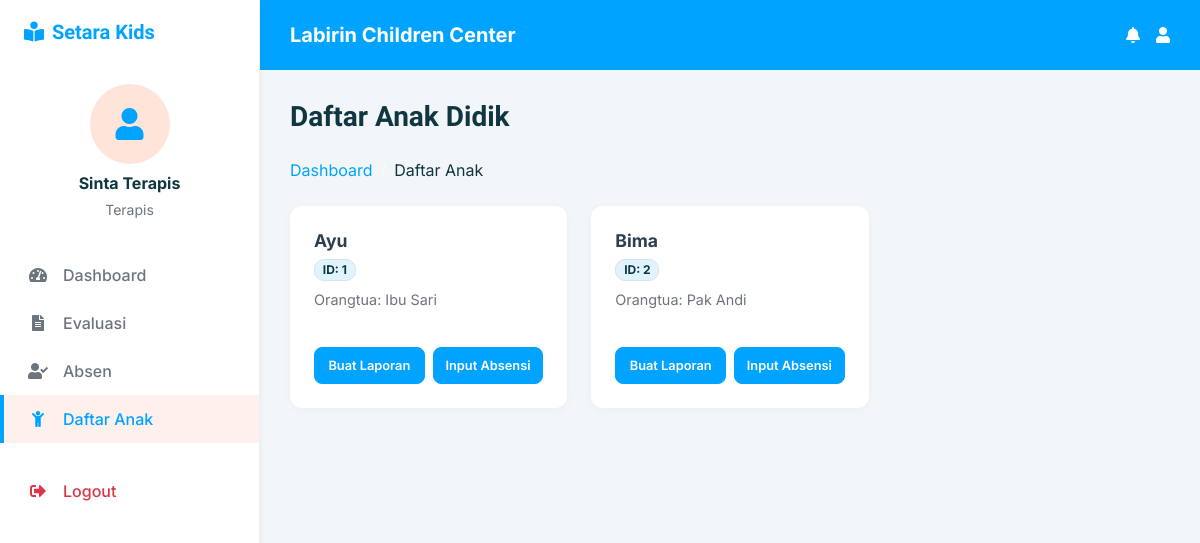
Screenshot of /terapis/daftar_anak.php (signed in) with the database file from the repository.
### tables this page shows
CREATE TABLE `users` (
  `user_id` int NOT NULL,
  `username` varchar(50) NOT NULL,
  `password` varchar(255) NOT NULL,
  `email` varchar(100) NOT NULL,
  `role` enum('terapis','orangtua') NOT NULL,
  `nama_lengkap` varchar(100) DEFAULT NULL,
  `alamat` varchar(255) DEFAULT NULL,
  `no_telp` varchar(30) DEFAULT NULL,
  `reset_token` varchar(255) DEFAULT NULL,
  `reset_token_expires` timestamp NULL DEFAULT NULL,
  `created_at` timestamp NULL DEFAULT CURRENT_TIMESTAMP
);

CREATE TABLE `anak` (
  `anak_id` int NOT NULL,
  `orangtua_id` int NOT NULL,
  `nama_anak` varchar(100) NOT NULL,
  `tanggal_lahir` date DEFAULT NULL,
  `jenis_kelamin` enum('L','P') DEFAULT NULL,
  `paket_id` int DEFAULT NULL,
  `keterangan` text
);

### terapis/daftar_anak.php (called while the page is built, shortened)
<?php
$username = $_SESSION['username'] ?? 'Terapis';
$role_display = "Terapis";
$DB_HOST = '127.0.0.1';
$DB_NAME = 'setara';
$DB_USER = 'root';
$DB_PASS = '';
try {
    $pdo = new PDO("mysql:host=$DB_HOST;dbname=$DB_NAME;charset=utf8mb4", $DB_USER, $DB_PASS, [
        PDO::ATTR_ERRMODE => PDO::ERRMODE_EXCEPTION
    ]);
} catch (Exception $e) {
    die("Koneksi database gagal: " . $e->getMessage());
}
$sql = "SELECT a.*, u.nama_lengkap as nama_orangtua, u.username as username_orangtua
        FROM anak a
        LEFT JOIN users u ON a.orangtua_id = u.user_id
        ORDER BY a.nama_anak ASC";
try {
    $stmt = $pdo->query($sql);
    $daftar_anak = $stmt->fetchAll(PDO::FETCH_ASSOC);
} catch (Exception $e) {
    die("Gagal mengambil data anak: " . $e->getMessage());
}
require_once '../api/get_current_user.php';
if (isset($currentUser)) {
    $username = $display_name;
}
include 'daftar_anak_view.php';
?>

### api/get_current_user.php (called while the page is built, shortened)
<?php
require_once __DIR__ . '/db.php';
if (isset($_SESSION['user_id'])) {
    try {
        $stmtUser = $pdo->prepare("SELECT * FROM users WHERE user_id = ?");
        $stmtUser->execute([$_SESSION['user_id']]);
        $currentUser = $stmtUser->fetch(PDO::FETCH_ASSOC);
        if ($currentUser) {
            $foto_profil = $currentUser['foto_profil'] ?? 'default.png';
            $display_name = $currentUser['nama_lengkap'] ?: $currentUser['username'];
        }
    } catch (Exception $e) {
    }
}
?>

### terapis/daftar_anak_view.php (the view, shortened to what this page needs)
<!DOCTYPE html>
<html lang="id">
<head>
    <link href="https://cdnjs.cloudflare.com/ajax/libs/font-awesome/5.10.0/css/all.min.css" rel="stylesheet">
    <link href="https://cdn.jsdelivr.net/npm/bootstrap-icons@1.4.1/font/bootstrap-icons.css" rel="stylesheet">
    <link href="../css/bootstrap.min.css" rel="stylesheet">
    <link href="../css/style.css" rel="stylesheet">
</head>
<body>
    <div class="sidebar">
        <div class="sidebar-brand">
            <h3 class="text-primary"><i class="fa fa-book-reader me-2"></i>Setara Kids</h3>
        </div>
        <div class="user-panel">
             <div class="user-img-circle">
                <?php if (!empty($foto_profil) && $foto_profil != 'default.png' && file_exists("../img/profil/" . $foto_profil)): ?>
                    <img src="../img/profil/<?php echo htmlspecialchars($foto_profil); ?>" alt="User" style="width:100%; height:100%; object-fit:cover; border-radius:50%;">
                <?php else: ?>
                    <i class="fa fa-user"></i>
                <?php endif; ?>
             </div>
             <h6 class="mb-1 fw-bold text-dark"><?php echo htmlspecialchars($username); ?></h6>
             <small class="text-muted"><?php echo htmlspecialchars($role_display); ?></small>
        </div>
        <nav class="nav flex-column mt-2">
            <a href="dashboard.php" class="nav-link-custom">
                <i class="fa fa-tachometer-alt"></i> Dashboard
            </a>
            <a href="evaluasi.php" class="nav-link-custom">
                <i class="fa fa-file-alt"></i> Evaluasi
            </a>
            <a href="absen.php" class="nav-link-custom">
                <i class="fa fa-user-check"></i> Absen
            </a>
            <a href="daftar_anak.php" class="nav-link-custom active">
                <i class="fa fa-child"></i> Daftar Anak
            </a>
            <a href="../login.html" class="nav-link-custom mt-4 text-danger">
                <i class="fa fa-sign-out-alt"></i> Logout
            </a>
        </nav>
    </div>
    <div class="main-content">
        <div class="topbar">
            <div class="d-flex align-items-center">
                 <h5 class="mb-0 fw-bold text-white">Labirin Children Center</h5>
            </div>
            <div class="d-flex align-items-center">
                <div class="icon-btn ms-3 text-white">
                    <i class="fa fa-bell"></i>
                </div>
                <a href="profile.php" class="icon-btn ms-3 text-white text-decoration-none">
                     <i class="fa fa-user"></i>
                </a>
            </div>
        </div>
        <div class="content-padding">
            <h3 class="mb-4 text-dark fw-bold">Daftar Anak Didik</h3>
            <nav aria-label="breadcrumb">
                <ol class="breadcrumb mb-4">
                    <li class="breadcrumb-item"><a href="dashboard.php" class="text-primary">Dashboard</a></li>
                    <li class="breadcrumb-item active text-dark" aria-current="page">Daftar Anak</li>
                </ol>
            </nav>
            <div class="row g-4">
                <?php if(count($daftar_anak) > 0): ?>
                    <?php foreach($daftar_anak as $anak): ?>
                        <div class="col-md-6 col-xl-4">
                            <div class="child-card">
                                <div>
                                    <h5 class="child-name"><?php echo htmlspecialchars($anak['nama_anak']); ?></h5>
                                    <div class="mb-2">
                                        <span class="badge bg-light text-dark border">ID: <?php echo $anak['anak_id']; ?></span>
                                    </div>
                                    <span class="parent-name">
                                        Orangtua:
                                        <?php echo htmlspecialchars($anak['nama_orangtua'] ? $anak['nama_orangtua'] : ($anak['username_orangtua'] ?? '-')); ?>
                                    </span>
                                </div>
                                <div class="action-buttons mt-3">
                                    <a href="evaluasi.php?child_id=<?php echo $anak['anak_id']; ?>" class="btn btn-primary btn-action-card text-center">
                                        Buat Laporan
                                    </a>
                                    <a href="absen.php?child_id=<?php echo $anak['anak_id']; ?>" class="btn btn-primary btn-action-card text-center">
                                        Input Absensi
                                    </a>
                                </div>
                            </div>
                        </div>
                    <?php endforeach; ?>
                <?php endif; ?>
            </div>
        </div>
    </div>
</body>
</html>

### css/style.css (style rules this page uses)
:root { --primary: #00A3FF; --light: #E0F4FF; --dark: #00566B; }
.text-primary { color: #00A3FF !important; }
.btn-primary { background-color: #00A3FF !important; border-color: #00A3FF !important; }
.bg-light { background-color: var(--light) !important; }
.btn { font-weight: 500; transition: .5s; }
.btn.btn-primary { color: #FFFFFF; }
h1, h2, h3, h4, .h1, .h2, .h3, .h4, .display-1, .display-2, .display-3, .display-4, .display-5, .display-6 { font-family: 'Heebo', sans-serif; font-weight: 700; }
h5, h6, .h5, .h6 { font-weight: 600; }
.breadcrumb-item+.breadcrumb-item::before { color: rgba(255, 255, 255, .5); }

### terapis/daftar_anak_view.php (style rules this page uses)
body { background-color: #f3f6f9; font-family: 'Inter', sans-serif; overflow-x: hidden; }
.sidebar { width: 260px; height: 100vh; position: fixed; top: 0; left: 0; background: #ffffff; box-shadow: 0 4px 6px rgba(0,0,0,0.05); z-index: 1000; padding-top: 20px; border-right: 1px solid #eee; }
.main-content { margin-left: 260px; padding: 0; min-height: 100vh; display: flex; flex-direction: column; }
.sidebar-brand { padding: 0 24px; margin-bottom: 40px; display: flex; align-items: center; }
.sidebar-brand h3 { color: var(--primary); font-size: 1.25rem; margin: 0; font-weight: 700; }
.user-panel { text-align: center; padding: 0 20px; margin-bottom: 30px; }
.user-img-circle { width: 80px; height: 80px; background-color: #ffe5d9; color: var(--primary); border-radius: 50%; display: flex; align-items: center; justify-content: center; margin: 0 auto 10px; font-size: 32px; }
.nav-link-custom { padding: 12px 24px; display: flex; align-items: center; color: #6c757d; text-decoration: none; transition: all 0.3s; font-weight: 500; border-left: 4px solid transparent; }
.nav-link-custom:hover, .nav-link-custom.active { background-color: #fef0ec; color: var(--primary); border-left-color: var(--primary); }
.nav-link-custom i { margin-right: 15px; width: 20px; text-align: center; }
.topbar { background: var(--primary) !important; height: 70px; display: flex; align-items: center; justify-content: space-between; padding: 0 30px; color: white; }
.content-padding { padding: 30px; }
.child-card { background: #fff; border: none; border-radius: 12px; padding: 24px; box-shadow: 0 2px 10px rgba(0,0,0,0.03); transition: transform 0.2s, box-shadow 0.2s; height: 100%; display: flex; flex-direction: column; justify-content: space-between; }
.child-name { font-size: 1.1rem; font-weight: 700; color: #2c3e50; margin-bottom: 5px; }
.parent-name { font-size: 0.9rem; color: #6c757d; margin-bottom: 20px; display: block; }
.action-buttons { display: flex; gap: 8px; flex-wrap: wrap; }
.btn-action-card { flex: 1; font-size: 0.8rem; font-weight: 600; padding: 8px 10px; border-radius: 8px; white-space: nowrap; }

### rows the page displays
users: nama_lengkap "Sinta Terapis"
anak: nama_anak "Ayu", anak_id "1", orangtua.nama_lengkap "Ibu Sari"
anak: nama_anak "Bima", anak_id "2", orangtua.nama_lengkap "Pak Andi"

### other values shown
$role_display "Terapis"
